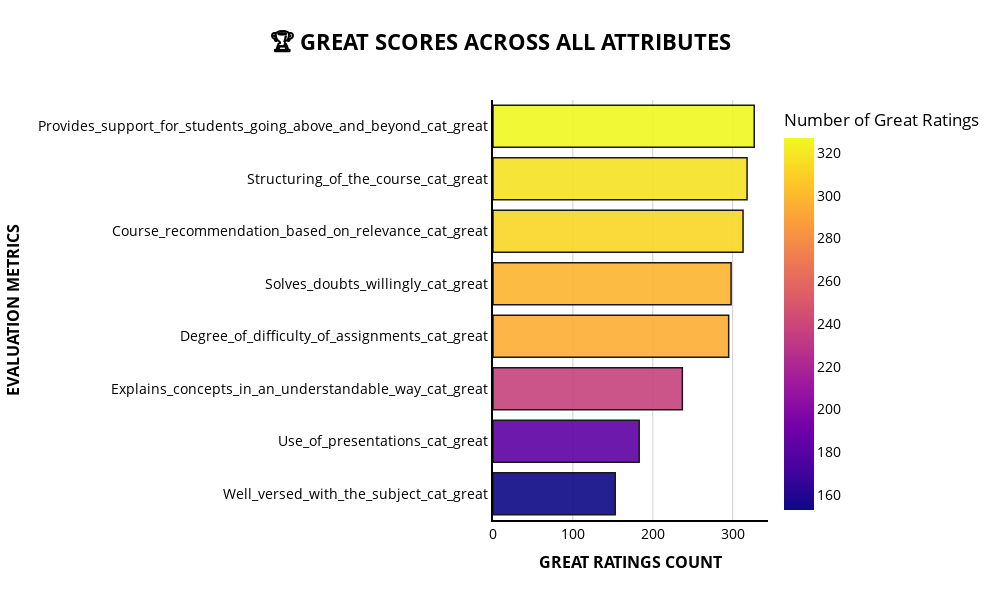

Notebook code cell kept with this figure:
### Code cell
fig = px.bar(great_dff, 
             x='Great_Score', 
             y='Attribute',
             orientation='h',
             color='Great_Score',
             color_continuous_scale='plasma',
             title='<b>🏆 GREAT SCORES ACROSS ALL ATTRIBUTES</b>',
             labels={'Great_Score': 'Number of Great Ratings', 'Attribute': 'Evaluation Metric'})

fig.update_layout(
    plot_bgcolor='white',
    paper_bgcolor='white',
    font_color='black',
    font_size=14,
    title_font_size=22,
    title_x=0.5,
    height=600,
    width=1000,
    xaxis=dict(
        title='<b>GREAT RATINGS COUNT</b>',
        title_font=dict(size=16, color='black'),
        gridcolor='rgba(100,100,100,0.3)',
        linecolor='black',
        linewidth=2,
        tickfont=dict(size=14, color='black')
    ),
    yaxis=dict(
        title='<b>EVALUATION METRICS</b>',
        title_font=dict(size=16, color='black'),
        linecolor='black',
        linewidth=2,
        tickfont=dict(size=14, color='black')
    ),
    hoverlabel=dict(
        bgcolor='white',
        font_size=14,
        font_color='black',
        bordercolor='black'
    )
)

fig.update_traces(
    marker_line_color='black',
    marker_line_width=1.5,
    opacity=0.9,
    hovertemplate='<b>%{y}</b><br>Great Ratings: %{x}<extra></extra>'
)

fig.show()

### Figure 1 — Plotly figure (JSON) as saved in the notebook; plotly's stock layout.template omitted (floating-point values rounded to 4 significant figures)
{"data": [{"alignmentgroup": "True", "hovertemplate": "<b>%{y}</b><br>Great Ratings: %{x}<extra></extra>", "legendgroup": "", "marker": {"color": [153, 183, 237, 295, 298, 313, 318, 327], "coloraxis": "coloraxis", "line": {"color": "black", "width": 1.5}, "pattern": {"shape": ""}}, "name": "", "offsetgroup": "", "opacity": 0.9, "orientation": "h", "showlegend": false, "textposition": "auto", "type": "bar", "x": [153, 183, 237, 295, 298, 313, 318, 327], "xaxis": "x", "y": ["Well_versed_with_the_subject_cat_great", "Use_of_presentations_cat_great", "Explains_concepts_in_an_understandable_way_cat_great", "Degree_of_difficulty_of_assignments_cat_great", "Solves_doubts_willingly_cat_great", "Course_recommendation_based_on_relevance_cat_great", "Structuring_of_the_course_cat_great", "Provides_support_for_students_going_above_and_beyond_cat_great"], "yaxis": "y"}], "layout": {"barmode": "relative", "coloraxis": {"colorbar": {"title": {"text": "Number of Great Ratings"}}, "colorscale": [[0, "#0d0887"], [0.1111, "#46039f"], [0.2222, "#7201a8"], [0.3333, "#9c179e"], [0.4444, "#bd3786"], [0.5556, "#d8576b"], [0.6667, "#ed7953"], [0.7778, "#fb9f3a"], [0.8889, "#fdca26"], [1, "#f0f921"]]}, "font": {"color": "black", "size": 14}, "height": 600, "hoverlabel": {"bgcolor": "white", "bordercolor": "black", "font": {"color": "black", "size": 14}}, "legend": {"tracegroupgap": 0}, "paper_bgcolor": "white", "plot_bgcolor": "white", "title": {"font": {"size": 22}, "text": "<b>🏆 GREAT SCORES ACROSS ALL ATTRIBUTES</b>", "x": 0.5}, "width": 1000, "xaxis": {"anchor": "y", "domain": [0, 1], "gridcolor": "rgba(100,100,100,0.3)", "linecolor": "black", "linewidth": 2, "tickfont": {"color": "black", "size": 14}, "title": {"font": {"color": "black", "size": 16}, "text": "<b>GREAT RATINGS COUNT</b>"}}, "yaxis": {"anchor": "x", "domain": [0, 1], "linecolor": "black", "linewidth": 2, "tickfont": {"color": "black", "size": 14}, "title": {"font": {"color": "black", "size": 16}, "text": "<b>EVALUATION METRICS</b>"}}}}
